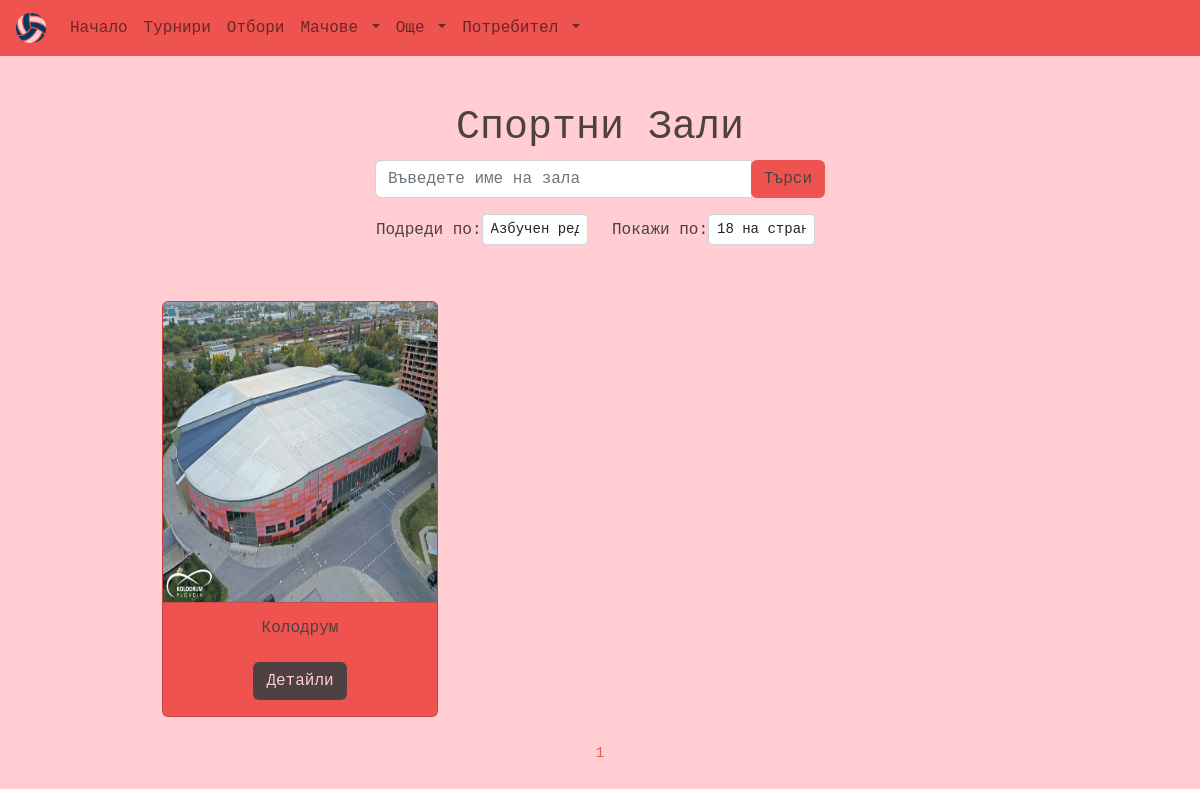
/halls/, run on the app's committed database.
### main/models.py (models this page shows, shortened)
class Hall(models.Model):
    id = models.UUIDField(primary_key=True, default=uuid.uuid4, editable=False)
    name = models.CharField(max_length=128, null=False, blank=False)
    location = models.CharField(max_length=128, null=False, blank=False)
    max_seats = models.PositiveIntegerField(validators=[MaxValueValidator(50000), MinValueValidator(500)], null=False, blank=False)
    picture = models.ImageField(upload_to="halls_pics", null=True, blank=True)

### main/views/views_halls.py (the view)
# urls.py: path('halls/', views.halls, name='halls'),
def halls(request):
    q = request.GET.get("q") if request.GET.get("q") != None else ""
    get_halls = Hall.objects.filter(
            Q(name__icontains=q)
            | Q(location__icontains=q)
        )
    sort_by = request.GET.get("sort_by")
    if sort_by == "name":
        get_halls = get_halls.order_by("name")
    elif sort_by == "seats":
        get_halls = get_halls.order_by("max_seats")
    elif sort_by == "location":
        get_halls = get_halls.order_by("location")
    show = request.GET.get("show")
    if show == "18":
        items = 18
    elif show == "30":
        items = 30
    elif show == "60":
        items = 60
    else:
        items = 18
    paginator = Paginator(get_halls, items)
    page = request.GET.get("page")
    halls = paginator.get_page(page)
    tournaments = Tournament.objects.all()
    context = {"halls": halls, "tournaments": tournaments}
    return render(request, "main/info_templates/halls.html", context)

### main/templates/main/info_templates/halls.html (shortened to what this page needs)
{% extends 'base.html' %}
{% block content %}
<header class="text-font text-center mt-5">
    <h1>Спортни Зали</h1>
    <div class="col col-md-6 mx-auto">
        <div class="w-75 text-center m-auto">
            <form class="mb-3" method="GET" action="">
                <div class="input-group">
                    <input type="text" autocomplete="off" name="q" class="form-control" placeholder="Въведете име на зала">
                    <div class="input-group-append">
                        <button class="btn btn-main rounded-right" type="submit">Търси</button>
                    </div>
                </div>
                <div class="row d-none d-lg-flex mt-3">
                    <div class="col-6 d-flex align-items-center justify-content-end">
                        <span class="">Подреди по:</span>
                        <select class="form-control form-control-sm w-50 h-50" name="sort_by" onchange="this.form.submit()">
                            <option value="name" {% if request.GET.sort_by == "name" %}selected{% endif %}>
                                Азбучен ред
                            </option>
                        </select>
                    </div>
                    <div class="col-6 d-flex align-items-center">
                        <span class="">Покажи по:</span>
                        <select class="form-control form-control-sm w-50 h-50" name="show" onchange="this.form.submit()">
                            <option value="18" {% if request.GET.show == "18" %}selected{% endif %}>18 на страница</option>
                        </select>
                    </div>
                </div>
            </form>
        </div>
    </div>
</header>
<main class="container-fluid text-font w-75 mt-5 h-100">
    <div class="row d-flex">
        {% for hall in halls %}
        <div class="col-sm-12 col-md-6 col-lg-4 my-2">
            <div class="card bg-main text-center" id="card-{{forloop.counter}}">
                <img class="card-img-top bg-sec" id="image-{{forloop.counter}}" width="150px" height="300px"
                    src="{{hall.picture.url}}" />
                <hr class="m-0">
                <div class="card-body position-relative">
                    <h5 class="h6">
                        {{hall.name}}
                    </h5>
                    <button onclick="showText('card-{{forloop.counter}}')"
                        class="btn btn-font mt-3 text-decoration-none text-font link-font">Детайли</button>
                </div>
            </div>
        </div>
        {% endfor %}
    </div>
    <div class="text-center my-3">
        <small class="text-main">{{halls.number}}</small>
    </div>
</main>
{% endblock %}

### static/styles/style.css (style rules this page uses)
:root { --bg-color: #ffcdd2; --font-color: #4d4141; --main-color: #ee534f; --sec-color: #ff8a8a; }
* { margin: 0; padding: 0; font-family: Andale Mono, monospace; font-style: normal; }
body { background-color: var(--bg-color) !important; color: var(--font-color) !important; }
.text-font { color: var(--font-color); }
.text-main { color: var(--main-color); }
.bg-main { background-color: var(--main-color); }
.bg-sec { background-color: var(--sec-color); }
.btn-main { color: var(--font-color); background-color: var(--main-color); }
.btn-font { color: var(--bg-color); background-color: var(--font-color); }

### data on the page
Hall: picture (picture), name "Колодрум"

### other printed values
{{ halls.number }} "1"
